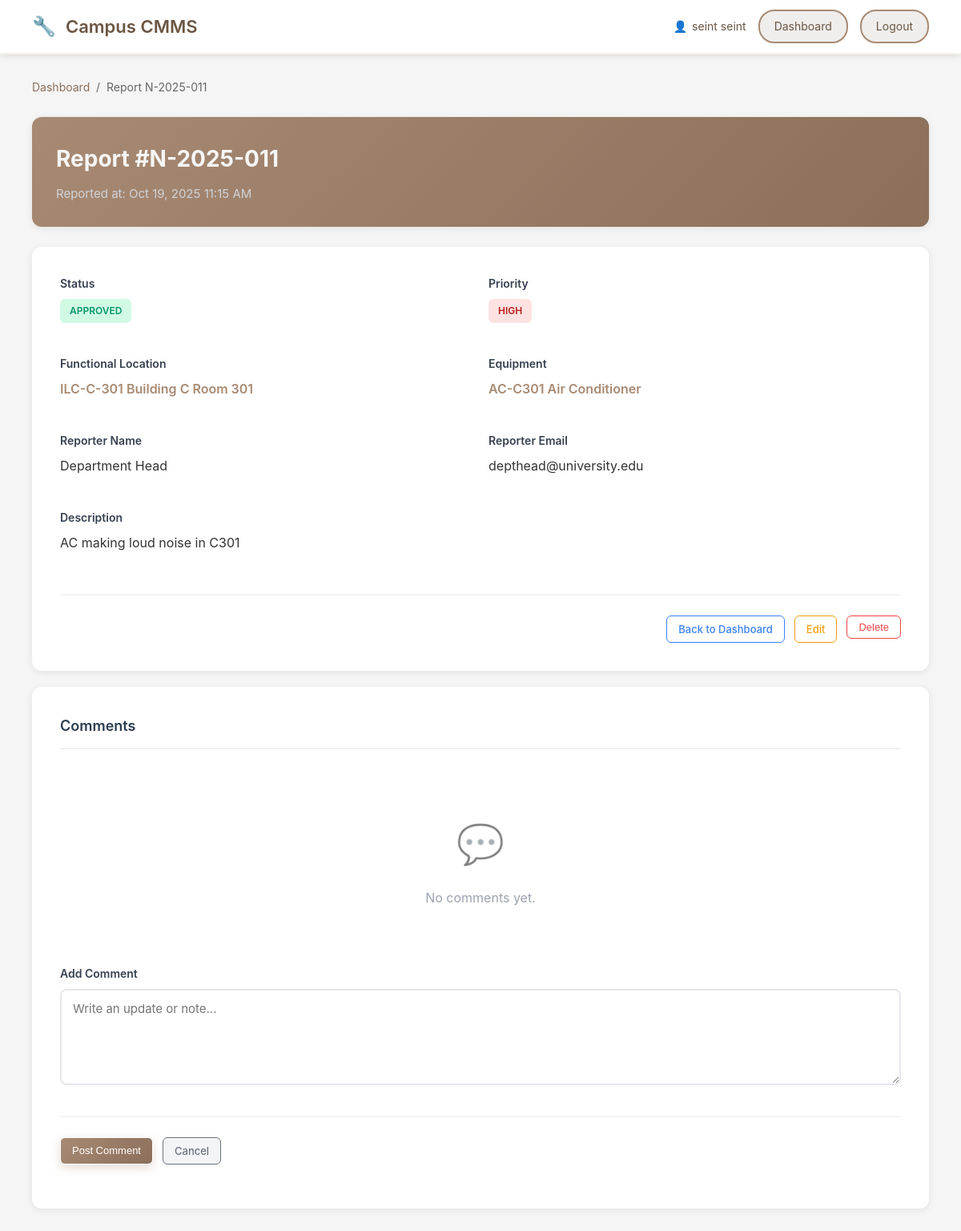
The page /view_report.php?id=11 (signed in) on the database its author committed.
### tables this page shows
CREATE TABLE `users` (
  `user_id` int(11) NOT NULL AUTO_INCREMENT,
  `username` varchar(50) NOT NULL,
  `email` varchar(100) NOT NULL,
  `password_hash` varchar(255) NOT NULL,
  `first_name` varchar(100) DEFAULT NULL,
  `last_name` varchar(100) DEFAULT NULL,
  `phone` varchar(20) DEFAULT NULL,
  `role` enum('planner','technician','reporter') NOT NULL,
  `user_type` enum('staff','teacher','student','external') NOT NULL,
  `id_number` varchar(50) DEFAULT NULL,
  `is_active` tinyint(1) NOT NULL DEFAULT 1,
  `created_at` timestamp NOT NULL DEFAULT current_timestamp(),
  PRIMARY KEY (`user_id`),
  UNIQUE KEY `username` (`username`),
  UNIQUE KEY `email` (`email`)
);

CREATE TABLE `notification` (
  `notification_id` int(11) NOT NULL AUTO_INCREMENT,
  `notif_no` varchar(50) NOT NULL,
  `reported_at` datetime NOT NULL DEFAULT current_timestamp(),
  `status` enum('NEW','SCREENED','APPROVED','REJECTED','CLOSED') NOT NULL DEFAULT 'NEW',
  `priority` enum('LOW','MEDIUM','HIGH','URGENT') NOT NULL DEFAULT 'MEDIUM',
  `description` varchar(500) DEFAULT NULL,
  `reporter_name` varchar(120) DEFAULT NULL,
  `reporter_email` varchar(150) DEFAULT NULL,
  `equipment_id` int(11) DEFAULT NULL,
  `floc_id` int(11) DEFAULT NULL,
  `created_by_user_id` int(11) DEFAULT NULL,
  PRIMARY KEY (`notification_id`),
  UNIQUE KEY `uq_notif_no` (`notif_no`),
  KEY `fk_notif_equipment` (`equipment_id`),
  KEY `fk_notif_floc` (`floc_id`),
  KEY `fk_notif_creator_user` (`created_by_user_id`),
  KEY `idx_notification_status` (`status`),
  KEY `idx_notification_priority` (`priority`),
  CONSTRAINT `fk_notif_creator_user` FOREIGN KEY (`created_by_user_id`) REFERENCES `users` (`user_id`) ON DELETE SET NULL ON UPDATE CASCADE,
  CONSTRAINT `fk_notif_equipment` FOREIGN KEY (`equipment_id`) REFERENCES `equipment` (`equipment_id`) ON DELETE SET NULL ON UPDATE CASCADE,
  CONSTRAINT `fk_notif_floc` FOREIGN KEY (`floc_id`) REFERENCES `functional_location` (`floc_id`) ON DELETE SET NULL ON UPDATE CASCADE
);

CREATE TABLE `functional_location` (
  `floc_id` int(11) NOT NULL AUTO_INCREMENT,
  `floc_code` varchar(50) NOT NULL,
  `floc_name` varchar(100) NOT NULL,
  `parent_floc_id` int(11) DEFAULT NULL,
  `description` varchar(255) DEFAULT NULL,
  `is_active` tinyint(1) NOT NULL DEFAULT 1,
  `created_at` datetime NOT NULL DEFAULT current_timestamp(),
  `updated_at` datetime NOT NULL DEFAULT current_timestamp() ON UPDATE current_timestamp(),
  PRIMARY KEY (`floc_id`),
  UNIQUE KEY `uq_floc_code` (`floc_code`),
  KEY `fk_floc_parent` (`parent_floc_id`),
  CONSTRAINT `fk_floc_parent` FOREIGN KEY (`parent_floc_id`) REFERENCES `functional_location` (`floc_id`) ON DELETE SET NULL ON UPDATE CASCADE
);

CREATE TABLE `equipment` (
  `equipment_id` int(11) NOT NULL AUTO_INCREMENT,
  `equipment_code` varchar(50) NOT NULL,
  `equipment_name` varchar(150) NOT NULL,
  `floc_id` int(11) DEFAULT NULL,
  `work_center_id` int(11) DEFAULT NULL,
  `vendor_id` int(11) DEFAULT NULL,
  `serial_no` varchar(100) DEFAULT NULL,
  `model_no` varchar(100) DEFAULT NULL,
  `install_date` date DEFAULT NULL,
  `criticality` enum('LOW','MEDIUM','HIGH') NOT NULL DEFAULT 'LOW',
  `status` enum('ACTIVE','INACTIVE','RETIRED') NOT NULL DEFAULT 'ACTIVE',
  PRIMARY KEY (`equipment_id`),
  UNIQUE KEY `uq_equipment_code` (`equipment_code`),
  KEY `fk_equipment_floc` (`floc_id`),
  KEY `fk_equipment_wc` (`work_center_id`),
  KEY `fk_equipment_vendor` (`vendor_id`),
  CONSTRAINT `fk_equipment_floc` FOREIGN KEY (`floc_id`) REFERENCES `functional_location` (`floc_id`) ON DELETE SET NULL ON UPDATE CASCADE,
  CONSTRAINT `fk_equipment_vendor` FOREIGN KEY (`vendor_id`) REFERENCES `vendor` (`vendor_id`) ON DELETE SET NULL ON UPDATE CASCADE,
  CONSTRAINT `fk_equipment_wc` FOREIGN KEY (`work_center_id`) REFERENCES `work_center` (`work_center_id`) ON DELETE SET NULL ON UPDATE CASCADE
);

### view_report.php (the view, shortened to what this page needs)
<?php
$host = 'localhost';
$dbname = 'cmms';
$username = 'root';
$password = '';
$id = (int)($_GET['id'] ?? 0);
$no = trim((string)($_GET['no'] ?? ''));
function e($v){ return htmlspecialchars((string)$v, ENT_QUOTES, 'UTF-8'); }
function status_badge_class($s){
  switch (strtoupper((string)$s)) {
    case 'APPROVED': return 'status-badge status-approved';
  }
}
function priority_badge_class($p){
  switch (strtoupper((string)$p)) {
    case 'HIGH': return 'priority-badge priority-high';
  }
}
try {
  $pdo = new PDO(
    "mysql:host=$host;dbname=$dbname;charset=utf8mb4",
    $username, $password,
    [PDO::ATTR_ERRMODE=>PDO::ERRMODE_EXCEPTION, PDO::ATTR_DEFAULT_FETCH_MODE=>PDO::FETCH_ASSOC]
  );
  $uStmt = $pdo->prepare("SELECT first_name, last_name FROM users WHERE user_id = ? LIMIT 1");
  $uStmt->execute([$_SESSION['user_id']]);
  $u = $uStmt->fetch() ?: ['first_name' => ($_SESSION['first_name'] ?? 'User'), 'last_name' => ($_SESSION['last_name'] ?? '')];
  $where = '';
  $params = [];
  if ($id > 0) {
    $where = "n.notification_id = ? AND n.created_by_user_id = ?";
    $params = [$id, $_SESSION['user_id']];
  } elseif ($no !== '') {
    $where = "n.notif_no = ? AND n.created_by_user_id = ?";
    $params = [$no, $_SESSION['user_id']];
  } else {
    http_response_code(400);
    echo "Missing report identifier.";
    exit;
  }
  $stmt = $pdo->prepare("
    SELECT
      n.notification_id, n.notif_no, n.reported_at, n.status, n.priority, n.description,
      n.reporter_name, n.reporter_email, n.equipment_id, n.floc_id,
      fl.floc_code, fl.floc_name,
      e.equipment_code, e.equipment_name
    FROM notification n
    LEFT JOIN functional_location fl ON n.floc_id = fl.floc_id
    LEFT JOIN equipment e ON n.equipment_id = e.equipment_id
    WHERE $where
    LIMIT 1
  ");
  $stmt->execute($params);
  $notif = $stmt->fetch();
  $cstmt = $pdo->prepare("
    SELECT nc.comment_id, nc.comment_text, nc.created_at,
           u.username, u.first_name, u.last_name
    FROM notification_comment nc
    LEFT JOIN users u ON u.user_id = nc.author_user_id
    WHERE nc.notification_id = ?
    ORDER BY nc.created_at ASC, nc.comment_id ASC
  ");
  $cstmt->execute([$notif['notification_id']]);
  $comments = $cstmt->fetchAll();
  $status = $notif['status'] ?: 'NEW';
  $priority = $notif['priority'] ?: 'MEDIUM';
} catch (PDOException $e) {
  http_response_code(500);
  echo "Database error: " . e($e->getMessage());
  exit;
}
?>
<!doctype html>
<html lang="en">
<head>
  <link rel="stylesheet" href="style.css">
</head>
<body>
  <div class="navbar">
    <div class="navbar-left">
      <span style="font-size: 24px;">🔧</span>
      <h1>Campus CMMS</h1>
    </div>
    <div class="user-info">
      <span class="user-name">
        <span>👤</span>
        <?= e($u['first_name'] ?? ($_SESSION['first_name'] ?? 'User')) ?>
        <?= e($u['last_name']  ?? ($_SESSION['last_name']  ?? '')) ?>
      </span>
      <a href="user_dashboard.php" class="btn-logout">Dashboard</a>
      <a href="logout.php" class="btn-logout">Logout</a>
    </div>
  </div>
  <div class="container">
    <div class="breadcrumb">
      <a href="user_dashboard.php">Dashboard</a> &nbsp;/&nbsp;
      <span>Report <?= e($notif['notif_no']) ?></span>
    </div>
    <div class="page-header">
      <h1>Report #<?= e($notif['notif_no']) ?></h1>
      <p class="date-time">
        Reported at: <?= date('M d, Y h:i A', strtotime($notif['reported_at'])) ?>
      </p>
    </div>
    <div class="form-card">
      <div class="form-row">
        <div class="form-group">
          <label>Status</label>
          <div><span class="<?= status_badge_class($status) ?>"><?= e($status) ?></span></div>
        </div>
        <div class="form-group">
          <label>Priority</label>
          <div><span class="<?= priority_badge_class($priority) ?>"><?= e($priority) ?></span></div>
        </div>
        <div class="form-group">
          <label>Functional Location</label>
          <div class="report-id">
            <?= e(trim(($notif['floc_code'] ?? '') . ' ' . ($notif['floc_name'] ?? ''))) ?: '—' ?>
          </div>
        </div>
        <div class="form-group">
          <label>Equipment</label>
          <div class="report-id">
            <?= e(trim(($notif['equipment_code'] ?? '') . ' ' . ($notif['equipment_name'] ?? ''))) ?: '—' ?>
          </div>
        </div>
        <div class="form-group">
          <label>Reporter Name</label>
          <div><?= e($notif['reporter_name'] ?? '') ?: '—' ?></div>
        </div>
        <div class="form-group">
          <label>Reporter Email</label>
          <div><?= e($notif['reporter_email'] ?? '') ?: '—' ?></div>
        </div>
        <div class="form-group full-width">
          <label>Description</label>
          <div><?= nl2br(e($notif['description'] ?? '')) ?></div>
        </div>
      </div>
      <div class="form-actions">
        <a class="btn btn-view" href="user_dashboard.php">Back to Dashboard</a>
        <a class="btn btn-edit" href="edit_report.php?id=<?= urlencode($notif['notification_id']) ?>">Edit</a>
        <form method="POST" action="delete_report.php" onsubmit="return confirm('Delete this report? This cannot be undone.');" style="display:inline">
          <button type="submit" class="btn btn-delete">Delete</button>
        </form>
      </div>
    </div>
    <div class="form-card" style="margin-top:20px;">
      <div class="section-title">Comments</div>
      <?php if (!$comments): ?>
        <div class="no-data">
          <div class="no-data-icon">💬</div>
          No comments yet.
        </div>
      <?php endif; ?>
      <form method="POST" class="form-group" style="margin-top:10px;">
        <label for="comment_text">Add Comment</label>
        <textarea id="comment_text" name="comment_text" rows="3" placeholder="Write an update or note..." required></textarea>
        <div class="form-actions" style="justify-content:flex-start;">
          <button class="btn btn-primary" type="submit">Post Comment</button>
          <a class="btn btn-secondary" href="user_dashboard.php">Cancel</a>
        </div>
      </form>
    </div>
  </div>
</body>
</html>

### style.css (style rules this page uses)
* { margin: 0; padding: 0; box-sizing: border-box; }
body { font-family: -apple-system, BlinkMacSystemFont, "Segoe UI", Roboto, Arial, sans-serif; background-color: #f5f5f5; color: #333; line-height: 1.6; }
.navbar { background: #FFFFFF; color: #6B5644; padding: 12px 40px; display: flex; justify-content: space-between; align-items: center; box-shadow: 0 2px 8px rgba(0,0,0,0.1); border-bottom: 2px solid #F5F1E8; }
.navbar-left { display: flex; align-items: center; gap: 12px; }
.navbar-left h1 { font-size: 22px; font-weight: 600; color: #6B5644; }
.user-info { display: flex; align-items: center; gap: 15px; }
.user-name { font-size: 14px; display: flex; align-items: center; gap: 6px; color: #6B5644; }
.btn-logout { background: rgba(107, 86, 68, 0.1); color: #6B5644; border: 2px solid #A88A73; padding: 8px 18px; border-radius: 20px; cursor: pointer; font-size: 14px; text-decoration: none; transition: all 0.3s; display: inline-block; }
.container { padding: 30px 40px; max-width: 1400px; margin: 0 auto; }
.report-new-btn, .btn-primary { background: linear-gradient(135deg, #A88A73 0%, #8B6F5B 100%); color: white; padding: 14px 28px; border-radius: 10px; text-decoration: none; font-size: 15px; font-weight: 600; display: inline-flex; align-items: center; gap: 8px; transition: all 0.3s; border: none; cursor: pointer; box-shadow: 0 4px 12px rgba(168, 138, 115, 0.3); }
.btn-secondary { background: #f3f4f6; color: #6b7280; border: 2px solid #e5e7eb; padding: 13px 28px; border-radius: 10px; font-size: 15px; font-weight: 600; cursor: pointer; text-decoration: none; transition: all 0.3s; display: inline-block; }
.report-id { color: #A88A73; font-weight: 600; }
.priority-badge, .status-badge { display: inline-block; padding: 5px 12px; border-radius: 6px; font-size: 12px; font-weight: 600; white-space: nowrap; }
.priority-high { background-color: #fee2e2; color: #b91c1c; }
.status-approved { background-color: #d1fae5; color: #059669; }
.btn { padding: 6px 14px; border-radius: 6px; font-size: 13px; font-weight: 500; border: 1px solid; cursor: pointer; text-decoration: none; transition: all 0.3s; display: inline-block; }
.btn-view { background: white; color: #3b82f6; border-color: #3b82f6; }
.btn-edit { background: white; color: #f59e0b; border-color: #f59e0b; }
.btn-delete { background: white; color: #ef4444; border-color: #ef4444; }
.date-time { color: #6b7280; font-size: 13px; }
.no-data { text-align: center; padding: 60px 20px; color: #9ca3af; }
.no-data-icon { font-size: 48px; margin-bottom: 16px; opacity: 0.5; }
.breadcrumb { margin-bottom: 25px; font-size: 14px; color: #666; }
.breadcrumb a { color: #8B6F5B; text-decoration: none; transition: color 0.3s; }
.page-header { background: linear-gradient(135deg, #A88A73 0%, #8B6F5B 100%); color:white; padding: 30px; border-radius: 12px; box-shadow: 0 2px 10px rgba(0,0,0,.08); margin-bottom: 25px; }
.page-header h1 { font-size: 28px; color: #f6f6f6; margin-bottom: 10px; display: flex; align-items: center; gap: 10px; }
.page-header p { color: #d0d3d9; font-size: 15px; line-height: 1.5; }
.form-card { background: #fff; padding: 35px; border-radius: 12px; box-shadow: 0 2px 10px rgba(0,0,0,.08); }
.section-title { font-size: 18px; color: #2c3e50; margin-bottom: 20px; padding-bottom: 12px; border-bottom: 2px solid #f0f0f0; display: flex; align-items: center; gap: 10px; font-weight: 600; }
.form-row { display: grid; grid-template-columns: 1fr 1fr; gap: 20px; margin-bottom: 20px; }
.form-group { margin-bottom: 20px; }
.form-group.full-width { grid-column: 1 / -1; }
.form-group label { display: block; color: #374151; font-weight: 600; margin-bottom: 8px; font-size: 14px; }
.form-group input, .form-group select, .form-group textarea { width: 100%; padding: 12px 14px; border: 2px solid #e5e7eb; border-radius: 8px; font-size: 15px; font-family: inherit; transition: all 0.3s; background: #fff; }
.form-group textarea { resize: vertical; min-height: 120px; line-height: 1.5; }
.form-actions { display: flex; gap: 12px; justify-content: flex-end; margin-top: 30px; padding-top: 25px; border-top: 2px solid #f3f4f6; }

### rows shown on the page
users: first_name "seint", last_name "seint"
notification: notif_no "N-2025-011", reported_at "Oct 19, 2025 11:15 AM", status "APPROVED", priority "HIGH", floc.floc_name "ILC-C-301 Building C Room 301", equipment.equipment_name "AC-C301 Air Conditioner", reporter_name "Department Head", reporter_email "depthead@university.edu", description "AC making loud noise in C301"
